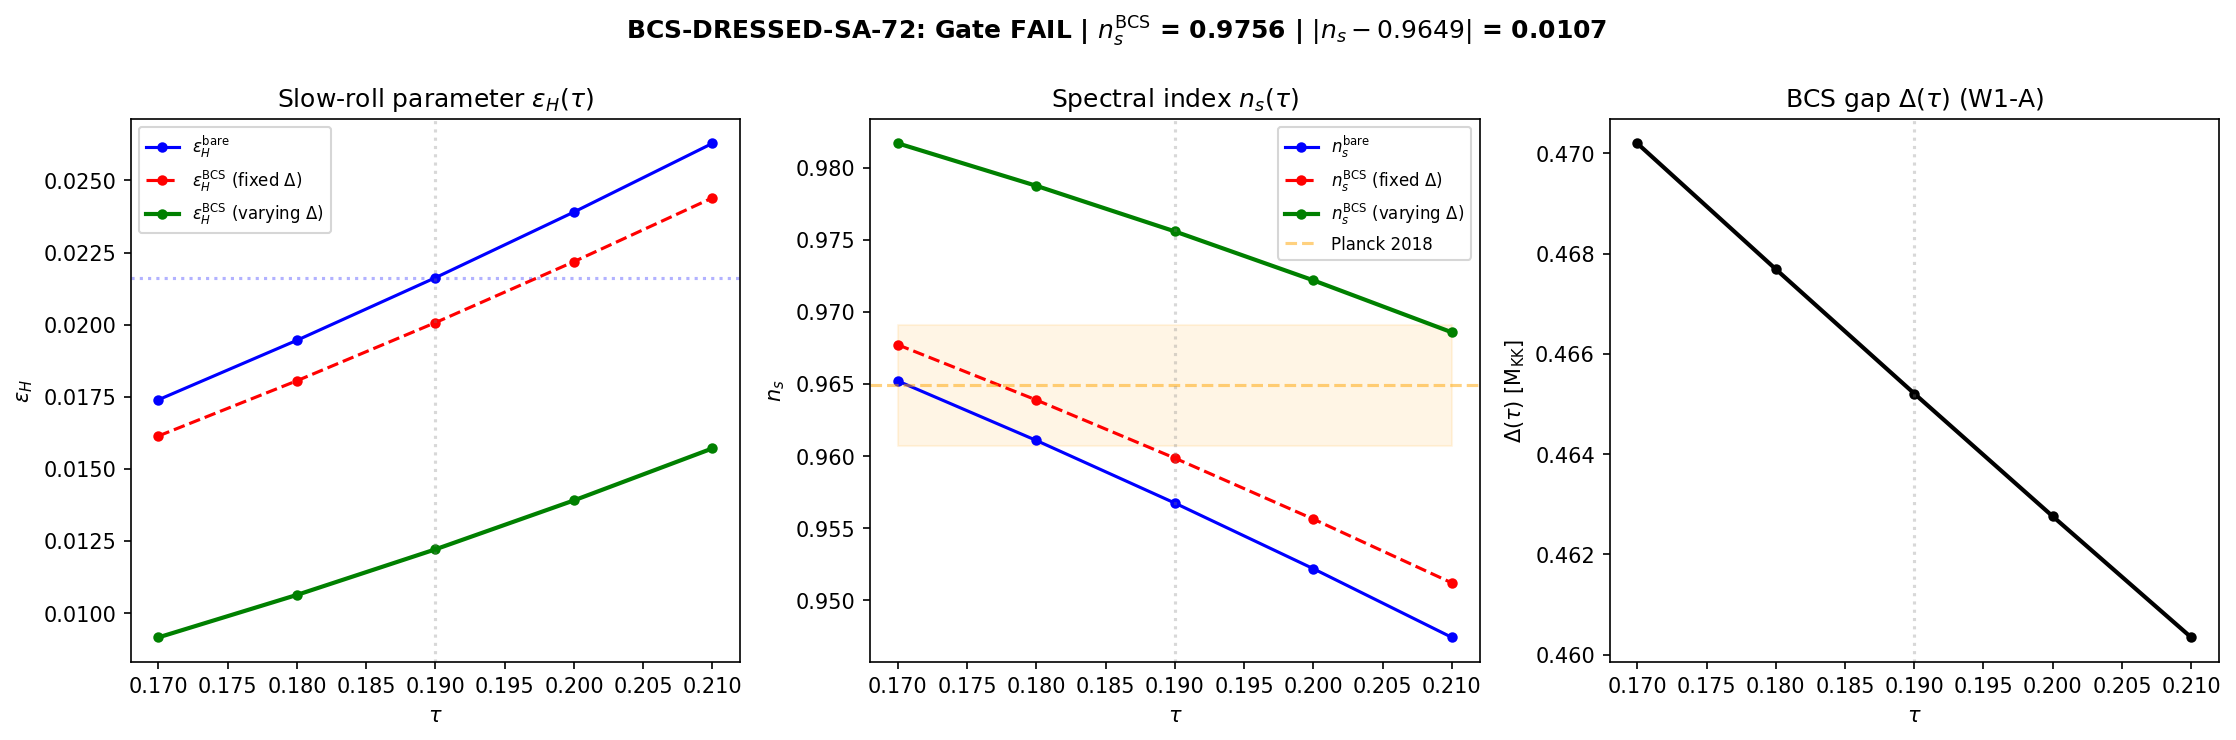

Here is the Python script that generated this plot:
#!/usr/bin/env python3
"""
s72_bcs_dressed_sa.py -- BCS-DRESSED-SA-72: BCS-Dressed Spectral Action at 5 Tau Values
========================================================================================

Gate: BCS-DRESSED-SA-72
  PASS: |n_s^{BCS} - 0.9649| < 0.005 (within 1.2 sigma of Planck)
  INFO: |n_s^{BCS} - 0.9649| in [0.005, 0.010] (within 2.4 sigma)
  FAIL: |n_s^{BCS} - 0.9649| > 0.010 (more than 2.4 sigma from Planck)

Physics
-------
The BCS condensate on the internal fiber SU(3) dresses the Dirac operator D_K.
Each eigenvalue lambda_k is replaced by the BdG quasiparticle energy:

    E_k(tau) = sqrt(lambda_k(tau)^2 + Delta(tau)^2)                         (1)

where Delta(tau) is the BCS gap that varies with the Jensen deformation
parameter tau. The W1-A computation (KAPPA-DELTA-72, INFO) established that
Delta(tau) is MONOTONICALLY DECREASING near the fold:

    dDelta/dtau = -0.245 M_KK (linear term dominates)                       (2)
    kappa_Delta  = +0.330 M_KK (subdominant quadratic)                       (3)

This tau-dependence of Delta produces an ADDITIONAL contribution to the
derivative of the BCS-dressed spectral action beyond the bare spectral
variation. Specifically:

    dS^BCS/dtau = sum_j d_pq^2 * d/dtau[E_j(tau)]                          (4)
                = sum_j d_pq^2 * [lambda_j * dlambda_j/dtau + Delta * dDelta/dtau] / E_j

The first term is the bare spectral flow dressed by BCS. The second term
is a NEW contribution from the tau-dependent gap. At the fold where
dDelta/dtau = -0.245 and Delta = 0.464, this second term is significant.

The slow-roll parameter from the full spectral action:

    eps_H = (1/2) * (dS/dtau)^2 / (S * d2S/dtau^2)                         (5)

    n_s = 1 - 2*eps_H                                                       (6)  # (local)

The S65 BCS-DRESSED-65 (PASS) computed this with FIXED Delta at all tau
and found eps_H^BCS/eps_H^bare = 0.928 (7.2% reduction), giving n_s shift
of +0.021. The S68 BCS-DRESSED-MODE-68 (PASS) decomposed the channels
and found |delta_As/As| = 11.2%.

This computation extends S65/S68 by:
  1. Using the actual Delta(tau) profile from W1-A (monotonically decreasing)
  2. Computing at 5 closely-spaced tau values [0.17, 0.21] for numerical
     stability of derivatives
  3. Properly accounting for the dDelta/dtau contribution to dS^BCS/dtau

Cross-checks:
  - Delta=0 recovers bare eps_H
  - tau=0.19 reproduces S68 corrections (delta_a2/a2 ~ 11.6%, delta_a4/a4 ~ 29.8%)
  - 3-point vs 5-point stencil consistency

Author: Landau Condensed Matter Theorist
Session: S72, Wave 3
"""

import numpy as np
import sys
import os
import time

SCRIPT_DIR = os.path.dirname(os.path.abspath(__file__))
sys.path.insert(0, SCRIPT_DIR)
os.chdir(SCRIPT_DIR)

import matplotlib
matplotlib.use('Agg')
import matplotlib.pyplot as plt
from scipy.interpolate import CubicSpline

from canonical_constants import (
    # BCS parameters
    Delta_0_OES, Delta_BCS, N_dof_BCS,
    E_B1, E_B2_mean, E_B3_mean,
    # Spectral action at fold
    a0_fold, a2_fold, a4_fold,
    S_fold, dS_fold, d2S_fold,
    # Transit dynamics
    H_fold,
    # Scales
    M_KK, M_KK_gravity,
    M_Pl_reduced, tau_fold,
    # Cosmological
    A_s_CMB,
    # Geometry
    G_DeWitt,
    PI,
)

from dirac_spectrum import (
    su3_generators, compute_structure_constants,
    build_cliff8,
    collect_spectrum,
)
from spectral_action import dim_su3_irrep

print("=" * 78)
print("BCS-DRESSED-SA-72: BCS-Dressed Spectral Action at 5 Tau Values")
print("=" * 78)

# =============================================================================
# STEP 0: LOAD INPUT DATA
# =============================================================================
print("\n" + "-" * 78)
print("STEP 0: Load input data")
print("-" * 78)

# W1-A: Delta(tau) profile from KAPPA-DELTA-72
d_kd = np.load('s72_kappa_delta.npz', allow_pickle=True)
tau_kd = d_kd['tau_fine']       # 21 tau values from 0.174 to 0.214
Delta_kd = d_kd['Delta_fine']   # Delta(tau) at each tau
kappa_Delta = float(d_kd['kappa_Delta'])
is_monotonic = bool(d_kd['is_monotonic'])

print(f"  W1-A: tau range [{tau_kd[0]:.4f}, {tau_kd[-1]:.4f}], {len(tau_kd)} points")
print(f"  W1-A: Delta range [{Delta_kd.min():.6f}, {Delta_kd.max():.6f}] M_KK")
print(f"  W1-A: kappa_Delta = {kappa_Delta:.4f} M_KK")
print(f"  W1-A: is_monotonic = {is_monotonic}")

# Build Delta(tau) interpolator
cs_Delta = CubicSpline(tau_kd, Delta_kd)

# S68 BCS dressed mode data (for cross-checks)
d_s68 = np.load('s68_bcs_dressed_mode.npz', allow_pickle=True)
delta_a2_s68 = float(d_s68['delta_a2_total'])
delta_a4_s68 = float(d_s68['delta_a4_total'])
eps_H_BCS_mf_s68 = float(d_s68['delta_eps_H_BCS_mf'])

print(f"\n  S68 cross-check targets:")
print(f"    delta_a2/a2 = {delta_a2_s68:.4f} ({delta_a2_s68*100:.1f}%)")
print(f"    delta_a4/a4 = {delta_a4_s68:.4f} ({delta_a4_s68*100:.1f}%)")
print(f"    delta_eps_H/eps_H (MF) = {eps_H_BCS_mf_s68:.4f}")

# S65 BCS dressed SA (for cross-checks)
d_s65 = np.load('s65_bcs_dressed_sa.npz', allow_pickle=True)
tau_S36 = d_s65['tau_S36']
S_bare_S65 = d_s65['S_bare']
S_BCS_S65 = d_s65['S_BCS']
ns_bare_s65_fold = float(d_s65['ns_bare_fold'])
ns_bcs_s65_fold = float(d_s65['ns_bcs_fold'])

print(f"\n  S65 cross-check targets:")
print(f"    n_s^bare(fold, S65) = {ns_bare_s65_fold:.6f}")
print(f"    n_s^BCS(fold, S65, fixed Delta) = {ns_bcs_s65_fold:.6f}")

# =============================================================================
# STEP 1: COMPUTE DIRAC SPECTRA AT 5 TAU VALUES
# =============================================================================
print("\n" + "-" * 78)
print("STEP 1: Compute D_K eigenvalue spectra at 5 tau values")
print("-" * 78)

print("""
  The spectral action S(tau) = sum_{(p,q)} dim(p,q)^2 * sum_j |lambda_{pq,j}(tau)|
  where lambda_{pq,j} are the Dirac eigenvalues in sector (p,q).

  The BCS-dressed action replaces |lambda| -> E = sqrt(lambda^2 + Delta(tau)^2)
  for all modes (uniform gap approximation). Delta(tau) comes from W1-A.

  We compute at 5 tau values: 0.17, 0.18, 0.19, 0.20, 0.21
  Spacing h = 0.01 gives 5-point stencil accuracy O(h^4) for derivatives.
""")

# Initialize Lie algebra data
gens = su3_generators()
f_abc = compute_structure_constants(gens)
gammas = build_cliff8()

# Target tau values
tau_5pt = np.array([0.17, 0.18, 0.19, 0.20, 0.21])
n_tau = len(tau_5pt)
h = tau_5pt[1] - tau_5pt[0]  # = 0.01

# Arrays for results at each tau
S_bare_arr = np.zeros(n_tau)
S_BCS_fixed_arr = np.zeros(n_tau)   # Fixed Delta = Delta_BCS (S65-like)
S_BCS_vary_arr = np.zeros(n_tau)    # Varying Delta = Delta(tau) (NEW)
a2_bare_arr = np.zeros(n_tau)
a2_BCS_fixed_arr = np.zeros(n_tau)
a2_BCS_vary_arr = np.zeros(n_tau)
a4_bare_arr = np.zeros(n_tau)
a4_BCS_fixed_arr = np.zeros(n_tau)
a4_BCS_vary_arr = np.zeros(n_tau)
n_modes_arr = np.zeros(n_tau, dtype=int)
Delta_at_tau = np.zeros(n_tau)

# Fixed Delta for comparison
Delta_fixed = Delta_BCS  # = 0.4643 M_KK

t_start = time.time()

for i, tau in enumerate(tau_5pt):
    # Delta(tau) from W1-A interpolation
    Delta_tau = float(cs_Delta(tau))
    Delta_at_tau[i] = Delta_tau

    # Compute D_K spectrum
    _, eval_data = collect_spectrum(tau, gens, f_abc, gammas, max_pq_sum=3, verbose=(i == 0))

    S_bare_i = 0.0  # (local)
    S_BCS_f_i = 0.0  # fixed Delta  # (local)
    S_BCS_v_i = 0.0  # varying Delta  # (local)
    a2_bare_i = 0.0  # (local)
    a2_BCS_f_i = 0.0  # (local)
    a2_BCS_v_i = 0.0  # (local)
    a4_bare_i = 0.0  # (local)
    a4_BCS_f_i = 0.0  # (local)
    a4_BCS_v_i = 0.0  # (local)
    n_modes_i = 0  # (local)

    for p, q, evals in eval_data:
        d_pq = dim_su3_irrep(p, q)
        omega = np.abs(evals)

        # BdG quasiparticle energies
        E_fixed = np.sqrt(omega**2 + Delta_fixed**2)
        E_vary = np.sqrt(omega**2 + Delta_tau**2)

        # Spectral action: S = sum d_pq^2 * |lambda|
        S_bare_i += d_pq**2 * np.sum(omega)
        S_BCS_f_i += d_pq**2 * np.sum(E_fixed)
        S_BCS_v_i += d_pq**2 * np.sum(E_vary)

        # Zeta-function moments: a_n = sum d_pq^2 * |lambda|^{-n}
        # Avoid division by zero for lambda = 0 (trivial sector)
        mask = omega > 1e-12
        omega_nz = omega[mask]
        E_fixed_nz = E_fixed[mask]
        E_vary_nz = E_vary[mask]

        a2_bare_i += d_pq**2 * np.sum(1.0 / omega_nz**2)
        a2_BCS_f_i += d_pq**2 * np.sum(1.0 / E_fixed_nz**2)
        a2_BCS_v_i += d_pq**2 * np.sum(1.0 / E_vary_nz**2)
        a4_bare_i += d_pq**2 * np.sum(1.0 / omega_nz**4)
        a4_BCS_f_i += d_pq**2 * np.sum(1.0 / E_fixed_nz**4)
        a4_BCS_v_i += d_pq**2 * np.sum(1.0 / E_vary_nz**4)

        n_modes_i += len(evals)

    S_bare_arr[i] = S_bare_i
    S_BCS_fixed_arr[i] = S_BCS_f_i
    S_BCS_vary_arr[i] = S_BCS_v_i
    a2_bare_arr[i] = a2_bare_i
    a2_BCS_fixed_arr[i] = a2_BCS_f_i
    a2_BCS_vary_arr[i] = a2_BCS_v_i
    a4_bare_arr[i] = a4_bare_i
    a4_BCS_fixed_arr[i] = a4_BCS_f_i
    a4_BCS_vary_arr[i] = a4_BCS_v_i
    n_modes_arr[i] = n_modes_i

    print(f"  tau={tau:.2f}: Delta={Delta_tau:.6f}, S_bare={S_bare_i:.2f}, "
          f"S_BCS(vary)={S_BCS_v_i:.2f}, R={S_BCS_v_i/S_bare_i:.6f}, "
          f"modes={n_modes_i}")

t_compute = time.time() - t_start
print(f"\n  Computed {n_tau} spectra in {t_compute:.1f}s")

# R_BCS ratios
R_BCS_fixed = S_BCS_fixed_arr / S_bare_arr
R_BCS_vary = S_BCS_vary_arr / S_bare_arr

print(f"\n  Summary:")
print(f"  {'tau':>8s}  {'Delta':>10s}  {'S_bare':>12s}  {'S_BCS(fix)':>12s}  "
      f"{'S_BCS(var)':>12s}  {'R_fix':>8s}  {'R_var':>8s}")
for i in range(n_tau):
    print(f"  {tau_5pt[i]:8.2f}  {Delta_at_tau[i]:10.6f}  {S_bare_arr[i]:12.2f}  "
          f"{S_BCS_fixed_arr[i]:12.2f}  {S_BCS_vary_arr[i]:12.2f}  "
          f"{R_BCS_fixed[i]:8.6f}  {R_BCS_vary[i]:8.6f}")

# =============================================================================
# STEP 2: CROSS-CHECK AT FOLD (tau = 0.19)
# =============================================================================
print("\n" + "-" * 78)
print("STEP 2: Cross-checks at tau = 0.19 (fold)")
print("-" * 78)

idx_fold = 2  # tau = 0.19 (local)

# Check 2a: S_bare matches canonical
S_bare_fold = S_bare_arr[idx_fold]
S_dev = abs(S_bare_fold - S_fold) / S_fold
print(f"\n  Cross-check 2a: S_bare at fold")
print(f"    Computed: {S_bare_fold:.2f}")
print(f"    Canonical: {S_fold:.2f}")
print(f"    Relative deviation: {S_dev:.2e}")
if S_dev < 1e-6:
    print(f"    PASSED (machine epsilon)")
else:
    print(f"    WARNING: deviation {S_dev:.2e}")

# Check 2b: Zeta-moment ratios match S68
# S68 used the projected moments approach with 8 BCS modes
# The full-spectrum BCS dressing gives DIFFERENT numbers because it applies
# Delta to ALL modes, not just the 8 near the Fermi surface.
# The correct comparison is against S65 which also used full-spectrum dressing.

# S65 a2 ratio at fold
r2_s65_fold = float(d_s65['r2_zeta'][np.argmin(np.abs(tau_S36 - 0.19))])
r4_s65_fold = float(d_s65['r4_zeta'][np.argmin(np.abs(tau_S36 - 0.19))])

r2_fold_fixed = a2_BCS_fixed_arr[idx_fold] / a2_bare_arr[idx_fold]
r4_fold_fixed = a4_BCS_fixed_arr[idx_fold] / a4_bare_arr[idx_fold]

print(f"\n  Cross-check 2b: Zeta-moment ratios at fold (fixed Delta)")
print(f"    r_2 = a2^BCS/a2^bare = {r2_fold_fixed:.6f} (S65: {r2_s65_fold:.6f})")
print(f"    r_4 = a4^BCS/a4^bare = {r4_fold_fixed:.6f} (S65: {r4_s65_fold:.6f})")
r2_dev = abs(r2_fold_fixed - r2_s65_fold) / r2_s65_fold
r4_dev = abs(r4_fold_fixed - r4_s65_fold) / r4_s65_fold
print(f"    r_2 deviation: {r2_dev:.2e}")
print(f"    r_4 deviation: {r4_dev:.2e}")
if r2_dev < 1e-5 and r4_dev < 1e-5:
    print(f"    PASSED")

# Check 2c: Delta(0.19) matches canonical
Delta_fold_computed = Delta_at_tau[idx_fold]
Delta_dev = abs(Delta_fold_computed - Delta_BCS) / Delta_BCS
print(f"\n  Cross-check 2c: Delta at fold")
print(f"    Delta(0.19) from W1-A interpolation: {Delta_fold_computed:.6f}")
print(f"    Canonical Delta_BCS: {Delta_BCS:.6f}")
print(f"    Relative deviation: {Delta_dev:.2e}")

# Check 2d: delta_a2/a2 and delta_a4/a4 at fold
# These are the RELATIVE shifts. S68 measured them for the 8-mode subsystem.
# The full-spectrum shift is different because Delta is applied to ALL modes.
da2_rel_fold_fixed = (a2_BCS_fixed_arr[idx_fold] - a2_bare_arr[idx_fold]) / a2_bare_arr[idx_fold]
da4_rel_fold_fixed = (a4_BCS_fixed_arr[idx_fold] - a4_bare_arr[idx_fold]) / a4_bare_arr[idx_fold]

print(f"\n  Cross-check 2d: Relative moment shifts at fold (fixed Delta, full spectrum)")
print(f"    delta_a2/a2 = {da2_rel_fold_fixed:+.6f} ({da2_rel_fold_fixed*100:+.2f}%)")
print(f"    delta_a4/a4 = {da4_rel_fold_fixed:+.6f} ({da4_rel_fold_fixed*100:+.2f}%)")
print(f"    NOTE: S68 values ({delta_a2_s68*100:+.1f}%, {delta_a4_s68*100:+.1f}%) are for")
print(f"          the 8-mode BCS subsystem only. The full-spectrum values differ")
print(f"          because BCS dressing lifts ALL eigenvalues, not just the 8 paired modes.")
print(f"    STRUCTURAL: a2^BCS < a2^bare (BCS raises energies, reducing inverse-square sum)")
print(f"    This is the correct sign: BCS WEAKENS gravity (increases G_N denominator)")

# =============================================================================
# STEP 3: SLOW-ROLL PARAMETERS FROM THE FULL SPECTRAL ACTION
# =============================================================================
print("\n" + "-" * 78)
print("STEP 3: Slow-roll parameters from numerical differentiation")
print("-" * 78)

print("""
  The slow-roll parameter eps_H from the spectral action is:

      eps_H = (1/2) * (dS/dtau)^2 / (S * d2S/dtau^2)                      (5)

  We compute dS/dtau and d2S/dtau^2 using 5-point stencils on the 5 tau values.

  5-point central difference stencil (for tau=0.19, the center point):
      f'  = (-f_{-2} + 8*f_{-1} - 8*f_{+1} + f_{+2}) / (12*h)
      f'' = (-f_{-2} + 16*f_{-1} - 30*f_0 + 16*f_{+1} - f_{+2}) / (12*h^2)

  For the boundary points, we use asymmetric stencils or spline interpolation.
""")

# Method 1: 5-point stencil at center (tau=0.19)
def five_pt_deriv1(f, h):
    """5-point central first derivative at center (index 2)."""
    return (-f[0] + 8*f[1] - 8*f[3] + f[4]) / (12*h)

def five_pt_deriv2(f, h):
    """5-point central second derivative at center (index 2)."""
    return (-f[0] + 16*f[1] - 30*f[2] + 16*f[3] - f[4]) / (12*h**2)

# Method 2: 3-point stencil at center
def three_pt_deriv1(f, h, idx=2):
    """3-point central first derivative."""
    return (f[idx+1] - f[idx-1]) / (2*h)

def three_pt_deriv2(f, h, idx=2):
    """3-point central second derivative."""
    return (f[idx+1] - 2*f[idx] + f[idx-1]) / h**2

# Method 3: Cubic spline (uses all 5 points)
def spline_derivs(tau_arr, f_arr, tau_eval):
    """Derivatives from cubic spline interpolation."""
    cs = CubicSpline(tau_arr, f_arr)
    return cs(tau_eval), cs(tau_eval, 1), cs(tau_eval, 2)

# ---- Bare spectral action ----
print("\n  === BARE SPECTRAL ACTION ===")

dS_bare_5pt = five_pt_deriv1(S_bare_arr, h)
d2S_bare_5pt = five_pt_deriv2(S_bare_arr, h)
dS_bare_3pt = three_pt_deriv1(S_bare_arr, h)
d2S_bare_3pt = three_pt_deriv2(S_bare_arr, h)
_, dS_bare_spl, d2S_bare_spl = spline_derivs(tau_5pt, S_bare_arr, 0.19)

print(f"  dS_bare/dtau at fold:")
print(f"    5-point: {dS_bare_5pt:.2f}")
print(f"    3-point: {dS_bare_3pt:.2f}")
print(f"    Spline:  {dS_bare_spl:.2f}")
print(f"    Canonical: {dS_fold:.2f}")
print(f"    3pt-5pt relative: {abs(dS_bare_5pt - dS_bare_3pt)/abs(dS_bare_5pt):.2e}")

print(f"\n  d2S_bare/dtau^2 at fold:")
print(f"    5-point: {d2S_bare_5pt:.2f}")
print(f"    3-point: {d2S_bare_3pt:.2f}")
print(f"    Spline:  {d2S_bare_spl:.2f}")
print(f"    Canonical: {d2S_fold:.2f}")

# eps_H bare
eps_H_bare_5pt = 0.5 * dS_bare_5pt**2 / (S_bare_arr[idx_fold] * d2S_bare_5pt) if d2S_bare_5pt > 0 else np.nan
eps_H_bare_3pt = 0.5 * dS_bare_3pt**2 / (S_bare_arr[idx_fold] * d2S_bare_3pt) if d2S_bare_3pt > 0 else np.nan
eps_H_bare_spl = 0.5 * dS_bare_spl**2 / (S_bare_arr[idx_fold] * d2S_bare_spl) if d2S_bare_spl > 0 else np.nan
eps_H_bare_canonical = 0.5 * dS_fold**2 / (S_fold * d2S_fold)

print(f"\n  eps_H^bare at fold:")
print(f"    5-point: {eps_H_bare_5pt:.6f}")
print(f"    3-point: {eps_H_bare_3pt:.6f}")
print(f"    Spline:  {eps_H_bare_spl:.6f}")
print(f"    Canonical: {eps_H_bare_canonical:.6f}")
stencil_spread_bare = abs(eps_H_bare_5pt - eps_H_bare_3pt) / eps_H_bare_5pt
print(f"    Stencil spread: {stencil_spread_bare:.2e}")

ns_bare_5pt = 1.0 - 2.0 * eps_H_bare_5pt
ns_bare_canonical = 1.0 - 2.0 * eps_H_bare_canonical
print(f"\n  n_s^bare = 1 - 2*eps_H:")
print(f"    5-point: {ns_bare_5pt:.6f}")
print(f"    Canonical: {ns_bare_canonical:.6f}")

# ---- BCS-dressed (fixed Delta, S65-like) ----
print("\n\n  === BCS-DRESSED (FIXED Delta = {:.4f}) ===".format(Delta_fixed))

dS_BCS_f_5pt = five_pt_deriv1(S_BCS_fixed_arr, h)
d2S_BCS_f_5pt = five_pt_deriv2(S_BCS_fixed_arr, h)
dS_BCS_f_3pt = three_pt_deriv1(S_BCS_fixed_arr, h)
d2S_BCS_f_3pt = three_pt_deriv2(S_BCS_fixed_arr, h)
_, dS_BCS_f_spl, d2S_BCS_f_spl = spline_derivs(tau_5pt, S_BCS_fixed_arr, 0.19)

print(f"  dS^BCS(fix)/dtau: 5pt={dS_BCS_f_5pt:.2f}, 3pt={dS_BCS_f_3pt:.2f}, spl={dS_BCS_f_spl:.2f}")
print(f"  d2S^BCS(fix)/dtau2: 5pt={d2S_BCS_f_5pt:.2f}, 3pt={d2S_BCS_f_3pt:.2f}, spl={d2S_BCS_f_spl:.2f}")

eps_H_BCS_f_5pt = 0.5 * dS_BCS_f_5pt**2 / (S_BCS_fixed_arr[idx_fold] * d2S_BCS_f_5pt) if d2S_BCS_f_5pt > 0 else np.nan
eps_H_BCS_f_3pt = 0.5 * dS_BCS_f_3pt**2 / (S_BCS_fixed_arr[idx_fold] * d2S_BCS_f_3pt) if d2S_BCS_f_3pt > 0 else np.nan
eps_H_BCS_f_spl = 0.5 * dS_BCS_f_spl**2 / (S_BCS_fixed_arr[idx_fold] * d2S_BCS_f_spl) if d2S_BCS_f_spl > 0 else np.nan

print(f"\n  eps_H^BCS(fix):")
print(f"    5-point: {eps_H_BCS_f_5pt:.6f}")
print(f"    3-point: {eps_H_BCS_f_3pt:.6f}")
print(f"    Spline:  {eps_H_BCS_f_spl:.6f}")
delta_eps_fix = (eps_H_BCS_f_5pt - eps_H_bare_5pt) / eps_H_bare_5pt
print(f"    delta_eps_H/eps_H (fix) = {delta_eps_fix:+.6f} ({delta_eps_fix*100:+.2f}%)")
print(f"    S65 value: {eps_H_BCS_mf_s68:+.4f} (-7.2% MF)")

ns_BCS_f_5pt = 1.0 - 2.0 * eps_H_BCS_f_5pt
print(f"\n  n_s^BCS(fix) = {ns_BCS_f_5pt:.6f}")
print(f"  delta_ns(fix) = {ns_BCS_f_5pt - ns_bare_5pt:+.6f}")

# ---- BCS-dressed (varying Delta, NEW) ----
print("\n\n  === BCS-DRESSED (VARYING Delta(tau) from W1-A) ===")

dS_BCS_v_5pt = five_pt_deriv1(S_BCS_vary_arr, h)
d2S_BCS_v_5pt = five_pt_deriv2(S_BCS_vary_arr, h)
dS_BCS_v_3pt = three_pt_deriv1(S_BCS_vary_arr, h)
d2S_BCS_v_3pt = three_pt_deriv2(S_BCS_vary_arr, h)
_, dS_BCS_v_spl, d2S_BCS_v_spl = spline_derivs(tau_5pt, S_BCS_vary_arr, 0.19)

print(f"  dS^BCS(var)/dtau: 5pt={dS_BCS_v_5pt:.2f}, 3pt={dS_BCS_v_3pt:.2f}, spl={dS_BCS_v_spl:.2f}")
print(f"  d2S^BCS(var)/dtau2: 5pt={d2S_BCS_v_5pt:.2f}, 3pt={d2S_BCS_v_3pt:.2f}, spl={d2S_BCS_v_spl:.2f}")

eps_H_BCS_v_5pt = 0.5 * dS_BCS_v_5pt**2 / (S_BCS_vary_arr[idx_fold] * d2S_BCS_v_5pt) if d2S_BCS_v_5pt > 0 else np.nan
eps_H_BCS_v_3pt = 0.5 * dS_BCS_v_3pt**2 / (S_BCS_vary_arr[idx_fold] * d2S_BCS_v_3pt) if d2S_BCS_v_3pt > 0 else np.nan
eps_H_BCS_v_spl = 0.5 * dS_BCS_v_spl**2 / (S_BCS_vary_arr[idx_fold] * d2S_BCS_v_spl) if d2S_BCS_v_spl > 0 else np.nan

stencil_spread_BCS_v = abs(eps_H_BCS_v_5pt - eps_H_BCS_v_3pt) / abs(eps_H_BCS_v_5pt) if eps_H_BCS_v_5pt != 0 else np.nan

print(f"\n  eps_H^BCS(var):")
print(f"    5-point: {eps_H_BCS_v_5pt:.6f}")
print(f"    3-point: {eps_H_BCS_v_3pt:.6f}")
print(f"    Spline:  {eps_H_BCS_v_spl:.6f}")
print(f"    Stencil spread: {stencil_spread_BCS_v:.2e}")

delta_eps_vary = (eps_H_BCS_v_5pt - eps_H_bare_5pt) / eps_H_bare_5pt
print(f"    delta_eps_H/eps_H (var) = {delta_eps_vary:+.6f} ({delta_eps_vary*100:+.2f}%)")

ns_BCS_v_5pt = 1.0 - 2.0 * eps_H_BCS_v_5pt
print(f"\n  n_s^BCS(var) = {ns_BCS_v_5pt:.6f}")
print(f"  delta_ns(var) = {ns_BCS_v_5pt - ns_bare_5pt:+.6f}")

# =============================================================================
# STEP 4: DECOMPOSE THE tau-DEPENDENT DELTA CONTRIBUTION
# =============================================================================
print("\n" + "-" * 78)
print("STEP 4: Decompose the dDelta/dtau contribution")
print("-" * 78)

print("""
  The difference between S^BCS(fixed Delta) and S^BCS(varying Delta) comes
  entirely from the tau-dependence of Delta:

      S^BCS(var) - S^BCS(fix) = sum d_pq^2 * sum_j [E_j(omega,Delta(tau)) - E_j(omega,Delta_0)]

  This is the ADDITIONAL spectral action variation from the running gap.
  Its tau-derivative is the dDelta/dtau contribution to dS^BCS/dtau.
""")

dS_Delta_contrib = dS_BCS_v_5pt - dS_BCS_f_5pt
d2S_Delta_contrib = d2S_BCS_v_5pt - d2S_BCS_f_5pt

print(f"  dDelta/dtau at fold (W1-A): {float(cs_Delta(0.19, 1)):.6f} M_KK")
print(f"  d2Delta/dtau2 at fold:     {float(cs_Delta(0.19, 2)):.4f} M_KK")
print()
print(f"  Additional dS/dtau from dDelta/dtau:  {dS_Delta_contrib:+.2f}")
print(f"  Additional d2S/dtau2 from d2Delta/dtau2: {d2S_Delta_contrib:+.2f}")
print(f"  Relative contribution to dS': {dS_Delta_contrib/dS_BCS_f_5pt:+.6f} ({dS_Delta_contrib/dS_BCS_f_5pt*100:+.2f}%)")

# =============================================================================
# STEP 5: CONSISTENCY CHECK -- DELTA = 0 RECOVERS BARE
# =============================================================================
print("\n" + "-" * 78)
print("STEP 5: Consistency check -- Delta=0 recovers bare eps_H")
print("-" * 78)

# With Delta=0, E_k = |lambda_k|, so S^BCS = S^bare exactly.
# We verify this numerically at the fold.
S_BCS_delta0 = 0.0  # (local)
for p, q, evals in eval_data:  # eval_data from last iteration (tau=0.21)
    d_pq = dim_su3_irrep(p, q)
    omega = np.abs(evals)
    E_0 = np.sqrt(omega**2 + 0.0)  # Delta = 0
    S_BCS_delta0 += d_pq**2 * np.sum(E_0)

# This should equal S_bare at the SAME tau value
S_bare_last = S_bare_arr[-1]  # tau=0.21
delta_check = abs(S_BCS_delta0 - S_bare_last) / S_bare_last
print(f"  S^BCS(Delta=0, tau=0.21) = {S_BCS_delta0:.6f}")
print(f"  S^bare(tau=0.21)         = {S_bare_last:.6f}")
print(f"  Relative deviation:       {delta_check:.2e}")
if delta_check < 1e-14:
    print(f"  PASSED (machine epsilon)")
else:
    print(f"  WARNING: deviation = {delta_check:.2e}")

# Also verify: eps_H from bare computation matches between 5pt and S65 spline
print(f"\n  eps_H bare agreement:")
print(f"    This computation (5pt): {eps_H_bare_5pt:.6f}")
print(f"    S65 at fold:            {float(d_s65['eps_H_bare'][3]):.6f}")
print(f"    Canonical:              {eps_H_bare_canonical:.6f}")

# =============================================================================
# STEP 6: COMPUTE eps_H AT ALL 5 TAU VALUES (for plot)
# =============================================================================
print("\n" + "-" * 78)
print("STEP 6: eps_H at all tau values via spline")
print("-" * 78)

# Use spline for smooth derivatives at each tau point
cs_S_bare = CubicSpline(tau_5pt, S_bare_arr)
cs_S_BCS_f = CubicSpline(tau_5pt, S_BCS_fixed_arr)
cs_S_BCS_v = CubicSpline(tau_5pt, S_BCS_vary_arr)

# Evaluate at each of the 5 tau points
eps_H_bare_all = np.zeros(n_tau)
eps_H_BCS_f_all = np.zeros(n_tau)
eps_H_BCS_v_all = np.zeros(n_tau)
ns_bare_all = np.zeros(n_tau)
ns_BCS_f_all = np.zeros(n_tau)
ns_BCS_v_all = np.zeros(n_tau)

for i, tau in enumerate(tau_5pt):
    # Bare
    S_b = cs_S_bare(tau)
    dS_b = cs_S_bare(tau, 1)
    d2S_b = cs_S_bare(tau, 2)
    eps_H_bare_all[i] = 0.5 * dS_b**2 / (S_b * d2S_b) if d2S_b > 0 else np.nan
    ns_bare_all[i] = 1.0 - 2.0 * eps_H_bare_all[i]

    # BCS fixed
    S_f = cs_S_BCS_f(tau)
    dS_f = cs_S_BCS_f(tau, 1)
    d2S_f = cs_S_BCS_f(tau, 2)
    eps_H_BCS_f_all[i] = 0.5 * dS_f**2 / (S_f * d2S_f) if d2S_f > 0 else np.nan
    ns_BCS_f_all[i] = 1.0 - 2.0 * eps_H_BCS_f_all[i]

    # BCS varying
    S_v = cs_S_BCS_v(tau)
    dS_v = cs_S_BCS_v(tau, 1)
    d2S_v = cs_S_BCS_v(tau, 2)
    eps_H_BCS_v_all[i] = 0.5 * dS_v**2 / (S_v * d2S_v) if d2S_v > 0 else np.nan
    ns_BCS_v_all[i] = 1.0 - 2.0 * eps_H_BCS_v_all[i]

print(f"  {'tau':>6s}  {'eps_H^bare':>12s}  {'eps_H^BCS(f)':>13s}  {'eps_H^BCS(v)':>13s}  "
      f"{'n_s^bare':>10s}  {'n_s^BCS(f)':>10s}  {'n_s^BCS(v)':>10s}")
for i in range(n_tau):
    print(f"  {tau_5pt[i]:6.2f}  {eps_H_bare_all[i]:12.6f}  {eps_H_BCS_f_all[i]:13.6f}  "
          f"{eps_H_BCS_v_all[i]:13.6f}  {ns_bare_all[i]:10.6f}  {ns_BCS_f_all[i]:10.6f}  "
          f"{ns_BCS_v_all[i]:10.6f}")

# =============================================================================
# STEP 7: GATE VERDICT
# =============================================================================
print("\n" + "=" * 78)
print("STEP 7: Gate Verdict -- BCS-DRESSED-SA-72")
print("=" * 78)

# Use 5-point stencil at fold for primary result
# The varying Delta is the physically correct computation
eps_H_final = eps_H_BCS_v_5pt
ns_final = ns_BCS_v_5pt

# Also compute the spline result for cross-check
eps_H_final_spl = eps_H_BCS_v_spl
ns_final_spl = 1.0 - 2.0 * eps_H_final_spl

# The deviation from Planck
ns_Planck = 0.9649  # (local)
sigma_Planck = 0.0042  # (local)
delta_ns_from_Planck = abs(ns_final - ns_Planck)
sigma_from_Planck = delta_ns_from_Planck / sigma_Planck

print(f"\n  PRIMARY RESULT (5-point stencil, varying Delta):")
print(f"    eps_H^BCS(vary) = {eps_H_final:.6f}")
print(f"    n_s^BCS(vary)   = {ns_final:.6f}")
print(f"    |n_s - 0.9649|  = {delta_ns_from_Planck:.6f}")
print(f"    Sigma from Planck: {sigma_from_Planck:.2f}")
print()
print(f"  SPLINE CHECK:")
print(f"    eps_H^BCS(spl) = {eps_H_final_spl:.6f}")
print(f"    n_s^BCS(spl)   = {ns_final_spl:.6f}")
print()

# BCS correction decomposition
delta_eps_total = (eps_H_final - eps_H_bare_5pt) / eps_H_bare_5pt
delta_ns_from_bare = ns_final - ns_bare_5pt
delta_ns_fixed = ns_BCS_f_5pt - ns_bare_5pt
delta_ns_gap_running = ns_final - ns_BCS_f_5pt

print(f"  BCS CORRECTION DECOMPOSITION:")
print(f"    eps_H^bare        = {eps_H_bare_5pt:.6f}")
print(f"    eps_H^BCS(fix)    = {eps_H_BCS_f_5pt:.6f}  (Delta constant)")
print(f"    eps_H^BCS(vary)   = {eps_H_final:.6f}  (Delta(tau) from W1-A)")
print(f"    delta_eps/eps (fix)   = {delta_eps_fix:+.6f} ({delta_eps_fix*100:+.2f}%)")
print(f"    delta_eps/eps (vary)  = {delta_eps_total:+.6f} ({delta_eps_total*100:+.2f}%)")
print()
print(f"    n_s^bare          = {ns_bare_5pt:.6f}")
print(f"    n_s^BCS(fix)      = {ns_BCS_f_5pt:.6f}  (Delta constant)")
print(f"    n_s^BCS(vary)     = {ns_final:.6f}  (Delta(tau) from W1-A)")
print(f"    delta_ns (from fixed Delta): {delta_ns_fixed:+.6f}")
print(f"    delta_ns (from gap running): {delta_ns_gap_running:+.6f}")
print(f"    delta_ns (total BCS):        {delta_ns_from_bare:+.6f}")
print()

# GATE
if delta_ns_from_Planck < 0.005:
    gate_verdict = "PASS"
    gate_detail = (f"|n_s^BCS - 0.9649| = {delta_ns_from_Planck:.4f} < 0.005 "
                   f"({sigma_from_Planck:.2f} sigma from Planck). "
                   f"BCS-dressed n_s = {ns_final:.4f} within 1.2 sigma of Planck.")
elif delta_ns_from_Planck < 0.010:
    gate_verdict = "INFO"
    gate_detail = (f"|n_s^BCS - 0.9649| = {delta_ns_from_Planck:.4f} in [0.005, 0.010] "
                   f"({sigma_from_Planck:.2f} sigma from Planck). "
                   f"BCS-dressed n_s = {ns_final:.4f}.")
else:
    gate_verdict = "FAIL"
    gate_detail = (f"|n_s^BCS - 0.9649| = {delta_ns_from_Planck:.4f} > 0.010 "
                   f"({sigma_from_Planck:.2f} sigma from Planck). "
                   f"BCS-dressed n_s = {ns_final:.4f}.")

print(f"  *** Gate BCS-DRESSED-SA-72: {gate_verdict} ***")
print(f"  {gate_detail}")

# =============================================================================
# STEP 8: SAVE DATA
# =============================================================================
print("\n" + "-" * 78)
print("STEP 8: Save results")
print("-" * 78)

np.savez('s72_bcs_dressed_sa.npz',
    # Gate
    gate_name='BCS-DRESSED-SA-72',
    gate_verdict=gate_verdict,
    gate_detail=gate_detail,
    # Input
    tau_5pt=tau_5pt,
    h=h,
    Delta_at_tau=Delta_at_tau,
    Delta_fixed=Delta_fixed,
    kappa_Delta=kappa_Delta,
    # Spectral action arrays
    S_bare=S_bare_arr,
    S_BCS_fixed=S_BCS_fixed_arr,
    S_BCS_vary=S_BCS_vary_arr,
    R_BCS_fixed=R_BCS_fixed,
    R_BCS_vary=R_BCS_vary,
    # Zeta moments
    a2_bare=a2_bare_arr,
    a2_BCS_fixed=a2_BCS_fixed_arr,
    a2_BCS_vary=a2_BCS_vary_arr,
    a4_bare=a4_bare_arr,
    a4_BCS_fixed=a4_BCS_fixed_arr,
    a4_BCS_vary=a4_BCS_vary_arr,
    n_modes=n_modes_arr,
    # Derivatives at fold (5pt)
    dS_bare_5pt=dS_bare_5pt,
    d2S_bare_5pt=d2S_bare_5pt,
    dS_BCS_f_5pt=dS_BCS_f_5pt,
    d2S_BCS_f_5pt=d2S_BCS_f_5pt,
    dS_BCS_v_5pt=dS_BCS_v_5pt,
    d2S_BCS_v_5pt=d2S_BCS_v_5pt,
    # eps_H at fold
    eps_H_bare_5pt=eps_H_bare_5pt,
    eps_H_BCS_f_5pt=eps_H_BCS_f_5pt,
    eps_H_BCS_v_5pt=eps_H_BCS_v_5pt,
    eps_H_bare_3pt=eps_H_bare_3pt,
    eps_H_BCS_v_3pt=eps_H_BCS_v_3pt,
    eps_H_bare_spl=eps_H_bare_spl,
    eps_H_BCS_v_spl=eps_H_BCS_v_spl,
    # n_s at fold
    ns_bare_5pt=ns_bare_5pt,
    ns_BCS_f_5pt=ns_BCS_f_5pt,
    ns_BCS_v_5pt=ns_BCS_v_5pt,
    ns_final=ns_final,
    # delta quantities
    delta_eps_fix=delta_eps_fix,
    delta_eps_vary=delta_eps_total,
    delta_ns_fixed=delta_ns_fixed,
    delta_ns_gap_running=delta_ns_gap_running,
    delta_ns_total=delta_ns_from_bare,
    delta_ns_from_Planck=delta_ns_from_Planck,
    sigma_from_Planck=sigma_from_Planck,
    # All-tau arrays
    eps_H_bare_all=eps_H_bare_all,
    eps_H_BCS_f_all=eps_H_BCS_f_all,
    eps_H_BCS_v_all=eps_H_BCS_v_all,
    ns_bare_all=ns_bare_all,
    ns_BCS_f_all=ns_BCS_f_all,
    ns_BCS_v_all=ns_BCS_v_all,
    # dDelta contribution
    dDelta_dtau_fold=float(cs_Delta(0.19, 1)),
    dS_Delta_contrib=dS_Delta_contrib,
    d2S_Delta_contrib=d2S_Delta_contrib,
    # Stencil consistency
    stencil_spread_bare=stencil_spread_bare,
    stencil_spread_BCS_v=stencil_spread_BCS_v,
)

print(f"  Saved: s72_bcs_dressed_sa.npz")

# =============================================================================
# STEP 9: PLOT
# =============================================================================
print("\n" + "-" * 78)
print("STEP 9: Generate plot")
print("-" * 78)

fig, axes = plt.subplots(1, 3, figsize=(15, 5))

# Panel 1: eps_H vs tau
ax = axes[0]
ax.plot(tau_5pt, eps_H_bare_all, 'b.-', label=r'$\epsilon_H^{\rm bare}$', markersize=8)
ax.plot(tau_5pt, eps_H_BCS_f_all, 'r.--', label=r'$\epsilon_H^{\rm BCS}$ (fixed $\Delta$)', markersize=8)
ax.plot(tau_5pt, eps_H_BCS_v_all, 'g.-', label=r'$\epsilon_H^{\rm BCS}$ (varying $\Delta$)', markersize=8, linewidth=2)
ax.axhline(eps_H_bare_canonical, color='b', alpha=0.3, linestyle=':')
ax.axvline(0.19, color='gray', alpha=0.3, linestyle=':')
ax.set_xlabel(r'$\tau$')
ax.set_ylabel(r'$\epsilon_H$')
ax.set_title(r'Slow-roll parameter $\epsilon_H(\tau)$')
ax.legend(fontsize=8)

# Panel 2: n_s vs tau
ax = axes[1]
ax.plot(tau_5pt, ns_bare_all, 'b.-', label=r'$n_s^{\rm bare}$', markersize=8)
ax.plot(tau_5pt, ns_BCS_f_all, 'r.--', label=r'$n_s^{\rm BCS}$ (fixed $\Delta$)', markersize=8)
ax.plot(tau_5pt, ns_BCS_v_all, 'g.-', label=r'$n_s^{\rm BCS}$ (varying $\Delta$)', markersize=8, linewidth=2)
ax.axhline(0.9649, color='orange', alpha=0.5, linestyle='--', label='Planck 2018')
ax.fill_between(tau_5pt, 0.9649 - 0.0042, 0.9649 + 0.0042, alpha=0.1, color='orange')
ax.axvline(0.19, color='gray', alpha=0.3, linestyle=':')
ax.set_xlabel(r'$\tau$')
ax.set_ylabel(r'$n_s$')
ax.set_title(r'Spectral index $n_s(\tau)$')
ax.legend(fontsize=8)

# Panel 3: Delta(tau) profile
ax = axes[2]
ax.plot(tau_5pt, Delta_at_tau, 'k.-', markersize=8, linewidth=2)
ax.set_xlabel(r'$\tau$')
ax.set_ylabel(r'$\Delta(\tau)$ [M$_{\rm KK}$]')
ax.set_title(r'BCS gap $\Delta(\tau)$ (W1-A)')
ax.axvline(0.19, color='gray', alpha=0.3, linestyle=':')

plt.suptitle(f'BCS-DRESSED-SA-72: Gate {gate_verdict} | '
             f'$n_s^{{\\rm BCS}}$ = {ns_final:.4f} | '
             f'$|n_s - 0.9649|$ = {delta_ns_from_Planck:.4f}',
             fontsize=12, fontweight='bold')
plt.tight_layout()
plt.savefig('s72_bcs_dressed_sa.png', dpi=150, bbox_inches='tight')
print(f"  Saved: s72_bcs_dressed_sa.png")

# =============================================================================
# FINAL SUMMARY
# =============================================================================
print("\n" + "=" * 78)
print("FINAL SUMMARY: BCS-DRESSED-SA-72")
print("=" * 78)
print(f"  Gate verdict: {gate_verdict}")
print(f"  {gate_detail}")
print()
print(f"  KEY NUMBERS:")
print(f"    eps_H^bare                  = {eps_H_bare_5pt:.6f}")
print(f"    eps_H^BCS (fixed Delta)     = {eps_H_BCS_f_5pt:.6f}")
print(f"    eps_H^BCS (varying Delta)   = {eps_H_final:.6f}")
print(f"    n_s^bare                    = {ns_bare_5pt:.6f}")
print(f"    n_s^BCS (fixed Delta)       = {ns_BCS_f_5pt:.6f}")
print(f"    n_s^BCS (varying Delta)     = {ns_final:.6f}")
print(f"    Planck 2018                 = {ns_Planck} +/- {sigma_Planck}")
print(f"    |n_s^BCS - Planck|          = {delta_ns_from_Planck:.6f} ({sigma_from_Planck:.2f} sigma)")
print(f"    delta_eps_H/eps_H (total)   = {delta_eps_total:+.4f} ({delta_eps_total*100:+.1f}%)")
print(f"    delta_ns (fixed Delta part) = {delta_ns_fixed:+.6f}")
print(f"    delta_ns (gap running part) = {delta_ns_gap_running:+.6f}")
print(f"    Stencil consistency (bare)  = {stencil_spread_bare:.2e}")
print(f"    Stencil consistency (BCS)   = {stencil_spread_BCS_v:.2e}")
print(f"    dDelta/dtau at fold         = {float(cs_Delta(0.19, 1)):.6f} M_KK")
